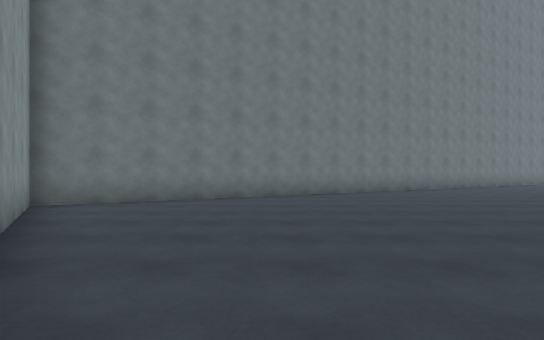
view 1 (above)

15 first-person views from a walk through a 3-D level made in the Unity game engine. The camera is 1.3 m above the floor, looks level and sees 75° across. The floor is counted in squares, 2 m on a side. Each view is taken from the middle of a square. On the plan, view 1 faces up. The plan holds only what a view shows up to about 10 squares ahead; the rest is blank. The place goes on beyond the plan. The player character is not drawn.

view 2
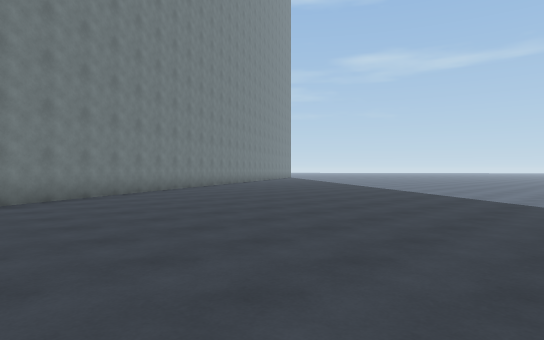

view 3
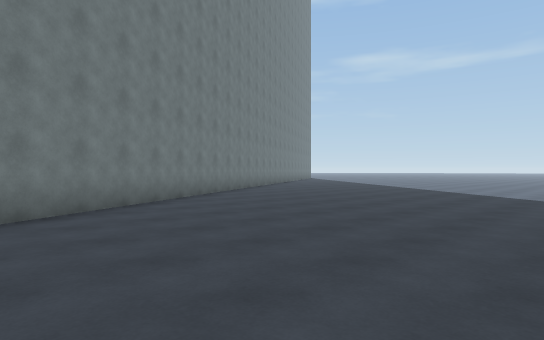

view 4
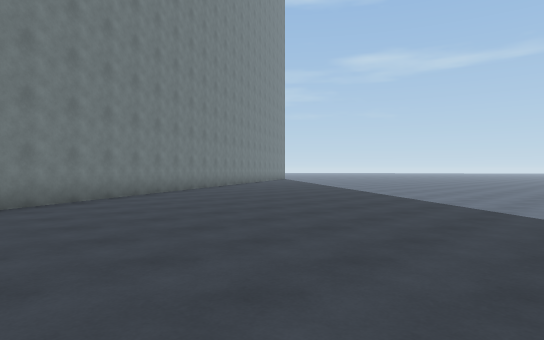

view 5
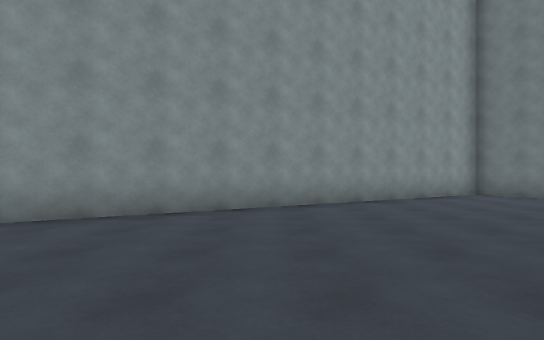

view 6
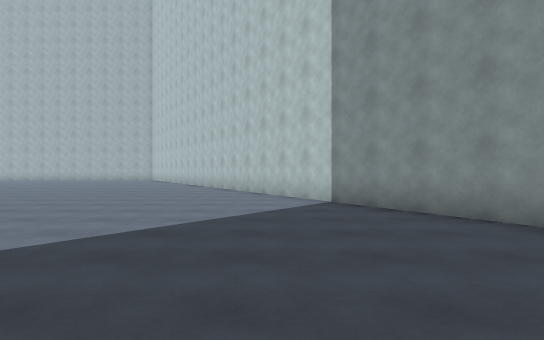

view 7
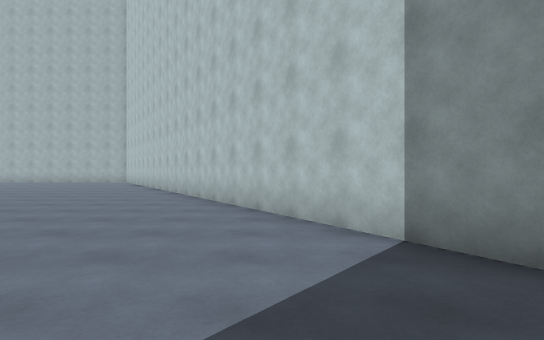

view 8
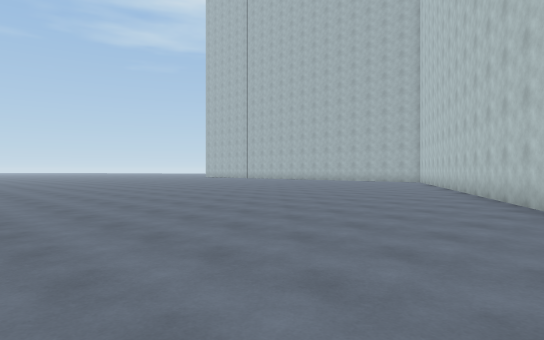

view 9
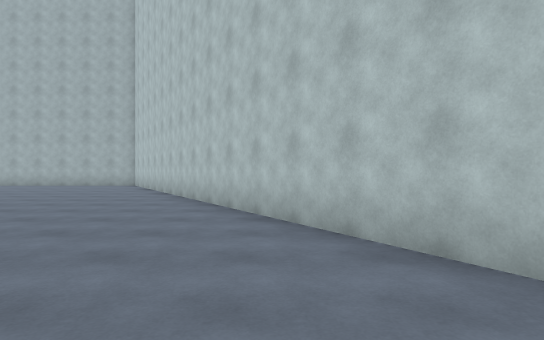

view 10
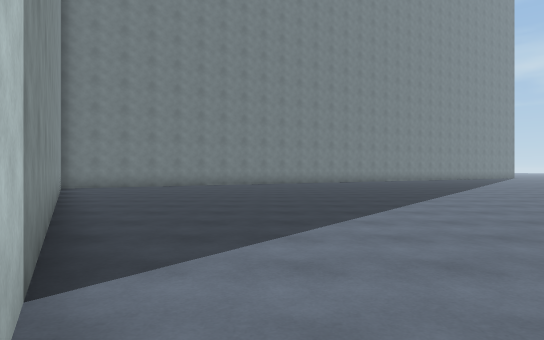

view 11
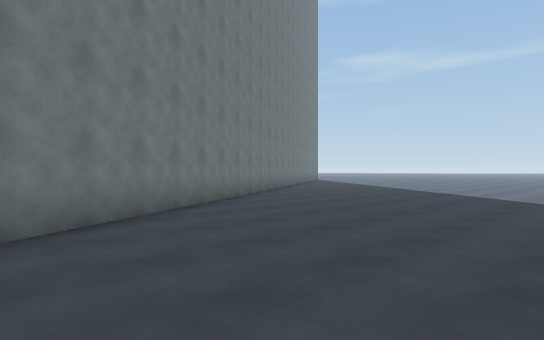

view 12
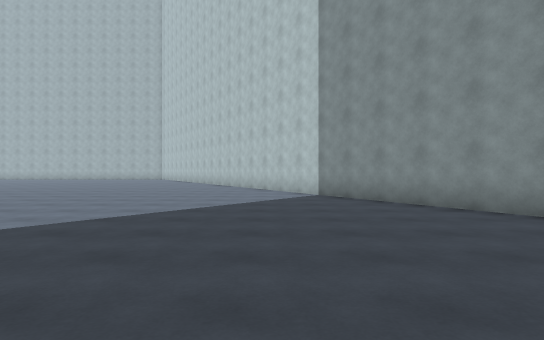

view 13
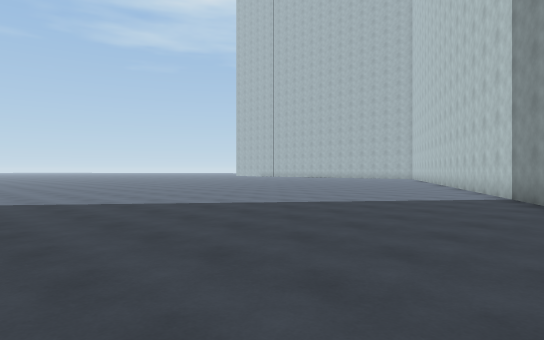

view 14
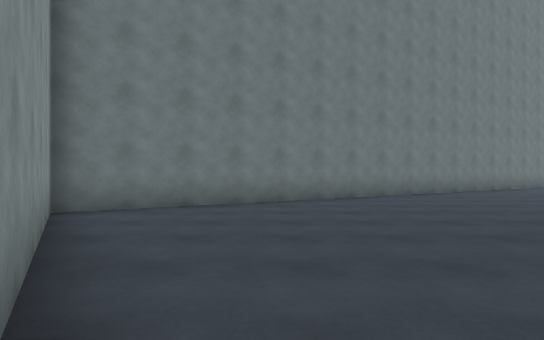

view 15
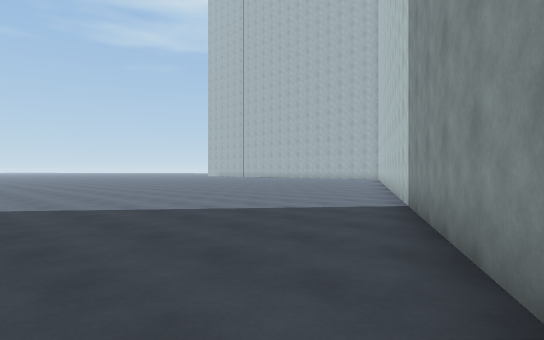

### Floor plan
Points are (right, up) in squares from view 1. A wall is a line through its corners. A room is listed if a view was taken in it or the views show most of it. See-through windows are left out.
Room 1 (views 1, 2, 3, 4, 5, 6, 7, 8, 9, 10, 11, 12, 13, 14, 15)
walls: (9.6, 14.5) (-4.4, 6.4) (7.9, -14.9)

Where each view was taken, in squares from view 1:
view 1: 0 up, 0 right, facing up
view 2: 1 up, 1 left, facing up-right
view 3: 4 up, 0 right, facing up-right
view 4: 4 up, 3 right, facing up-right
view 5: 1 up, 5 right, facing left
view 6: 3 up, 3 right, facing down
view 7: 1 down, 3 right, facing down
view 8: 1 down, 3 right, facing down-right
view 9: 5 down, 5 right, facing down
view 10: 6 down, 3 right, facing up
view 11: 7 up, 3 right, facing up-right
view 12: 5 up, 3 right, facing down
view 13: 5 up, 0 right, facing down-right
view 14: 1 up, 1 left, facing up
view 15: 2 up, 1 left, facing down-right
